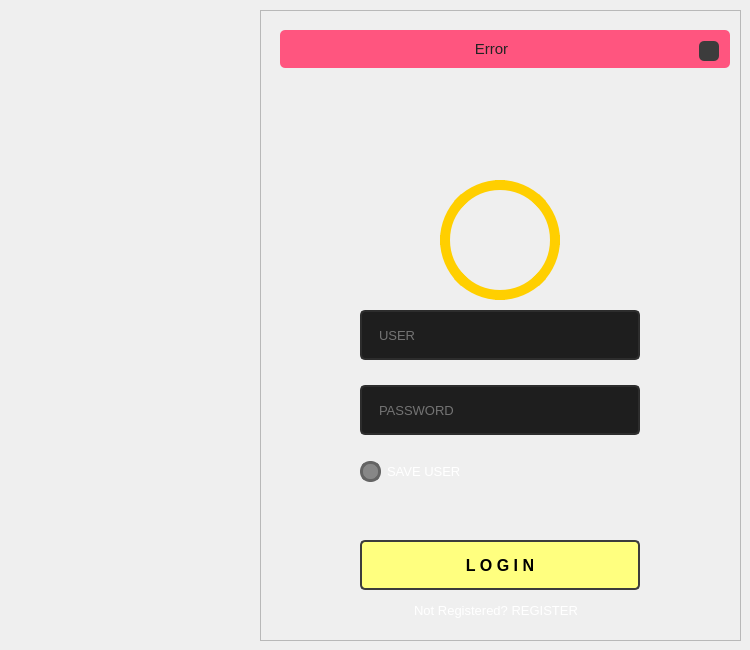
         <widget class="QWidget" name="login_page">
          <property name="minimumSize">
           <size>
            <width>0</width>
            <height>0</height>
           </size>
          </property>
          <property name="styleSheet">
           <string notr="true"/>
          </property>
          <widget class="QFrame" name="content">
           <property name="geometry">
            <rect>
             <x>260</x>
             <y>10</y>
             <width>481</width>
             <height>631</height>
            </rect>
           </property>
           <property name="minimumSize">
            <size>
             <width>481</width>
             <height>631</height>
            </size>
           </property>
           <property name="styleSheet">
            <string notr="true"/>
           </property>
           <property name="frameShape">
            <enum>QFrame::StyledPanel</enum>
           </property>
           <property name="frameShadow">
            <enum>QFrame::Raised</enum>
           </property>
           <widget class="QFrame" name="login_area">
            <property name="geometry">
             <rect>
              <x>20</x>
              <y>60</y>
              <width>450</width>
              <height>550</height>
             </rect>
            </property>
            <property name="maximumSize">
             <size>
              <width>450</width>
              <height>550</height>
             </size>
            </property>
            <property name="styleSheet">
             <string notr="true">border-radius: 10px;</string>
            </property>
            <property name="frameShape">
             <enum>QFrame::NoFrame</enum>
            </property>
            <property name="frameShadow">
             <enum>QFrame::Raised</enum>
            </property>
            <widget class="QFrame" name="logo">
             <property name="geometry">
              <rect>
               <x>50</x>
               <y>20</y>
               <width>360</width>
               <height>90</height>
              </rect>
             </property>
             <property name="styleSheet">
              <string notr="true">background-image: url(Images/logo_360x90.png);
background-repeat: no-repeat;
background-position: center;</string>
             </property>
             <property name="frameShape">
              <enum>QFrame::StyledPanel</enum>
             </property>
             <property name="frameShadow">
              <enum>QFrame::Raised</enum>
             </property>
            </widget>
            <widget class="QFrame" name="avatar">
             <property name="geometry">
              <rect>
               <x>160</x>
               <y>110</y>
               <width>120</width>
               <height>120</height>
              </rect>
             </property>
             <property name="styleSheet">
              <string notr="true">QFrame {
	background-image: url(Images/avatar.png);
	border-radius: 60px;
	border: 10px solid rgb(255, 207, 0);
	background-position: center;
}
QFrame:hover {
	border: 10px solid rgb(255, 225, 0);
}

</string>
             </property>
             <property name="frameShape">
              <enum>QFrame::StyledPanel</enum>
             </property>
             <property name="frameShadow">
              <enum>QFrame::Raised</enum>
             </property>
            </widget>
            <widget class="QLineEdit" name="lineEdit_user">
             <property name="geometry">
              <rect>
               <x>80</x>
               <y>240</y>
               <width>280</width>
               <height>50</height>
              </rect>
             </property>
             <property name="font">
              <font>
               <family>Segoe UI</family>
               <pointsize>10</pointsize>
              </font>
             </property>
             <property name="autoFillBackground">
              <bool>false</bool>
             </property>
             <property name="styleSheet">
              <string notr="true">QLineEdit {
	border: 2px solid rgb(45, 45, 45);
	border-radius: 5px;
	padding: 15px;
	background-color: rgb(30, 30, 30);		
	color: rgb(200, 200, 200);
}
QLineEdit:hover {
	border: 2px solid rgb(55, 55, 55);
}
QLineEdit:focus {
	border: 2px solid rgb(255, 207, 0);	
	color: rgb(200, 200, 200);
}</string>
             </property>
             <property name="inputMask">
              <string/>
             </property>
             <property name="text">
              <string/>
             </property>
             <property name="maxLength">
              <number>32</number>
             </property>
             <property name="placeholderText">
              <string>USER</string>
             </property>
             <property name="cursorMoveStyle">
              <enum>Qt::LogicalMoveStyle</enum>
             </property>
            </widget>
            <widget class="QLineEdit" name="lineEdit_password">
             <property name="geometry">
              <rect>
               <x>80</x>
               <y>315</y>
               <width>280</width>
               <height>50</height>
              </rect>
             </property>
             <property name="font">
              <font>
               <family>Segoe UI</family>
               <pointsize>10</pointsize>
              </font>
             </property>
             <property name="styleSheet">
              <string notr="true">QLineEdit {
	border: 2px solid rgb(45, 45, 45);
	border-radius: 5px;
	padding: 15px;
	background-color: rgb(30, 30, 30);	
	color: rgb(200, 200, 200);
}
QLineEdit:hover {
	border: 2px solid rgb(55, 55, 55);
}
QLineEdit:focus {
	border: 2px solid rgb(255, 207, 0);	
	color: rgb(200, 200, 200);
}</string>
             </property>
             <property name="maxLength">
              <number>16</number>
             </property>
             <property name="echoMode">
              <enum>QLineEdit::Password</enum>
             </property>
             <property name="placeholderText">
              <string>PASSWORD</string>
             </property>
            </widget>
            <widget class="QCheckBox" name="checkBox_save_user">
             <property name="geometry">
              <rect>
               <x>80</x>
               <y>390</y>
               <width>281</width>
               <height>22</height>
              </rect>
             </property>
             <property name="font">
              <font>
               <family>Segoe UI</family>
               <pointsize>10</pointsize>
               <stylestrategy>PreferDefault</stylestrategy>
               <kerning>true</kerning>
              </font>
             </property>
             <property name="styleSheet">
              <string notr="true">QCheckBox {
	color:rgb(255, 255, 255)  
}
QCheckBox::indicator {
	border: 3px solid rgb(100, 100, 100);
	width: 15px;
	height: 15px;
	border-radius: 10px;	
	background-color: rgb(135, 135, 135);
	
}
QCheckBox::indicator:checked {
	border: 3px solid rgb(255, 205, 0);
	background-color: rgb(255, 255, 0);
}
QCheckBox::qlabel {
    color:#2BC1B8!important; }

</string>
             </property>
             <property name="text">
              <string>SAVE USER</string>
             </property>
            </widget>
            <widget class="QPushButton" name="pushButton_login">
             <property name="geometry">
              <rect>
               <x>80</x>
               <y>470</y>
               <width>280</width>
               <height>50</height>
              </rect>
             </property>
             <property name="font">
              <font>
               <pointsize>12</pointsize>
               <weight>75</weight>
               <bold>true</bold>
              </font>
             </property>
             <property name="styleSheet">
              <string notr="true">QPushButton {	

	background-color:rgb(255, 255, 127);
	border: 2px solid rgb(60, 60, 60);
	border-radius: 5px;
}
QPushButton:hover {	
	background-color:  rgb(239, 239, 239);
	border: 1px solid rgb(70, 70, 70);
}
QPushButton:pressed {	
	background-color: rgb(250, 230, 0);
	border: 2px solid rgb(255, 165, 24);	
	color: rgb(35, 35, 35);
}</string>
             </property>
             <property name="text">
              <string>L O G I N</string>
             </property>
            </widget>
            <widget class="QPushButton" name="Login_reg">
             <property name="geometry">
              <rect>
               <x>81</x>
               <y>526</y>
               <width>270</width>
               <height>28</height>
              </rect>
             </property>
             <property name="font">
              <font>
               <pointsize>10</pointsize>
              </font>
             </property>
             <property name="styleSheet">
              <string notr="true">QPushButton { 
    color:#fff;
}
QPushButton:hover { 
    color: rgb(255, 255, 127);
}</string>
             </property>
             <property name="text">
              <string>Not Registered? REGISTER</string>
             </property>
            </widget>
           </widget>
           <widget class="QFrame" name="frame_error">
            <property name="geometry">
             <rect>
              <x>20</x>
              <y>20</y>
              <width>450</width>
              <height>38</height>
             </rect>
            </property>
            <property name="maximumSize">
             <size>
              <width>450</width>
              <height>16777215</height>
             </size>
            </property>
            <property name="styleSheet">
             <string notr="true">background-color: rgb(255, 85, 127);
border-radius: 5px;</string>
            </property>
            <property name="frameShape">
             <enum>QFrame::StyledPanel</enum>
            </property>
            <property name="frameShadow">
             <enum>QFrame::Raised</enum>
            </property>
            <widget class="QLabel" name="label_error">
             <property name="geometry">
              <rect>
               <x>11</x>
               <y>11</y>
               <width>401</width>
               <height>16</height>
              </rect>
             </property>
             <property name="font">
              <font>
               <pointsize>11</pointsize>
              </font>
             </property>
             <property name="styleSheet">
              <string notr="true">color: rgb(35, 35, 35);</string>
             </property>
             <property name="text">
              <string>Error</string>
             </property>
             <property name="alignment">
              <set>Qt::AlignCenter</set>
             </property>
            </widget>
            <widget class="QPushButton" name="pushButton_close_pupup">
             <property name="geometry">
              <rect>
               <x>419</x>
               <y>11</y>
               <width>20</width>
               <height>20</height>
              </rect>
             </property>
             <property name="maximumSize">
              <size>
               <width>20</width>
               <height>20</height>
              </size>
             </property>
             <property name="styleSheet">
              <string notr="true">QPushButton {
	border-radius: 5px;	
	background-image: url(Images/cil-x.png);
	background-position: center;	
	background-color: rgb(60, 60, 60);
}
QPushButton:hover {
	background-color: rgb(50, 50, 50);	
	color: rgb(200, 200, 200);
}
QPushButton:pressed {
	background-color: rgb(35, 35, 35);	
	color: rgb(200, 200, 200);
}</string>
             </property>
             <property name="text">
              <string/>
             </property>
            </widget>
           </widget>
          </widget>
         </widget>
